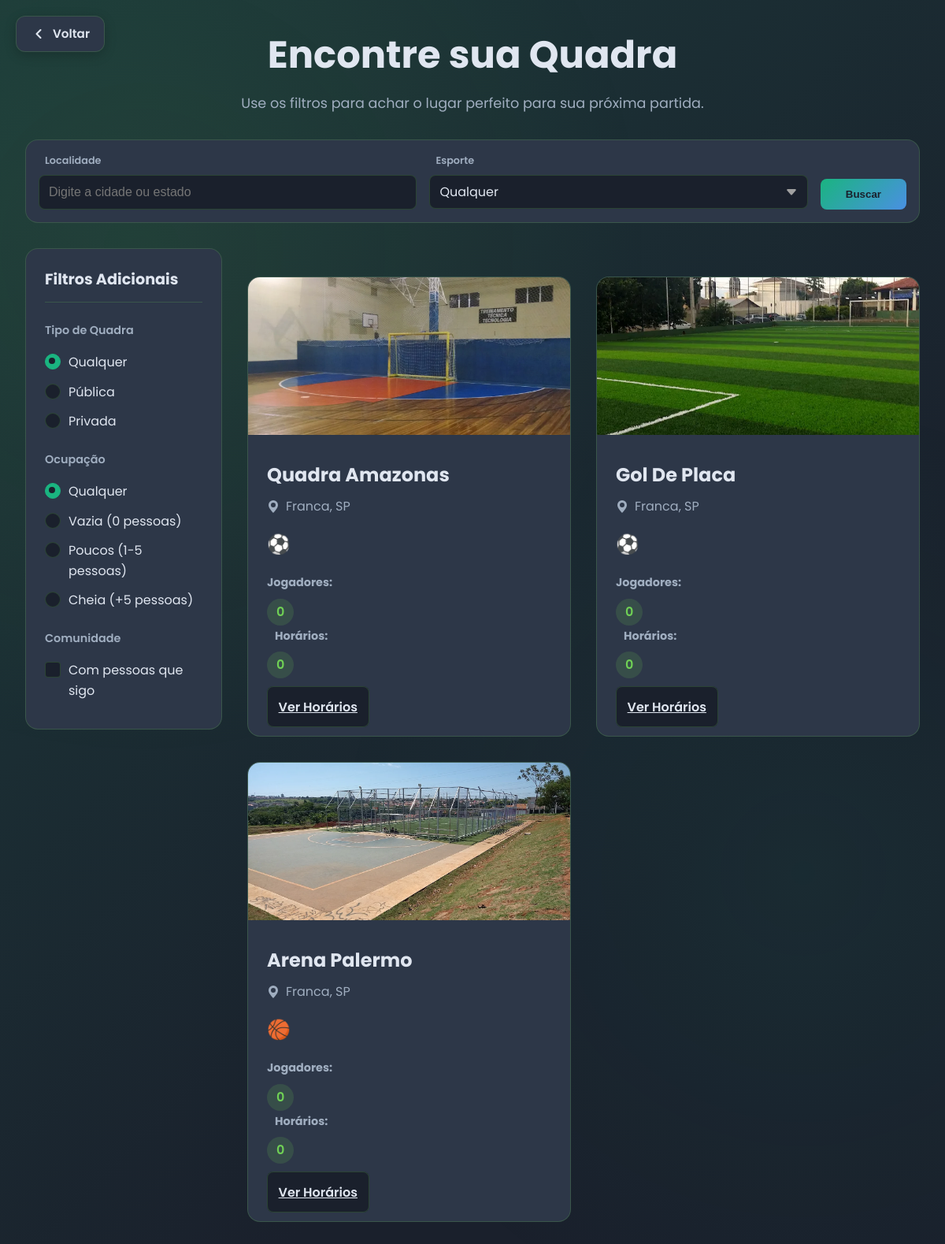
Page /explorar/ on the earlier database version.
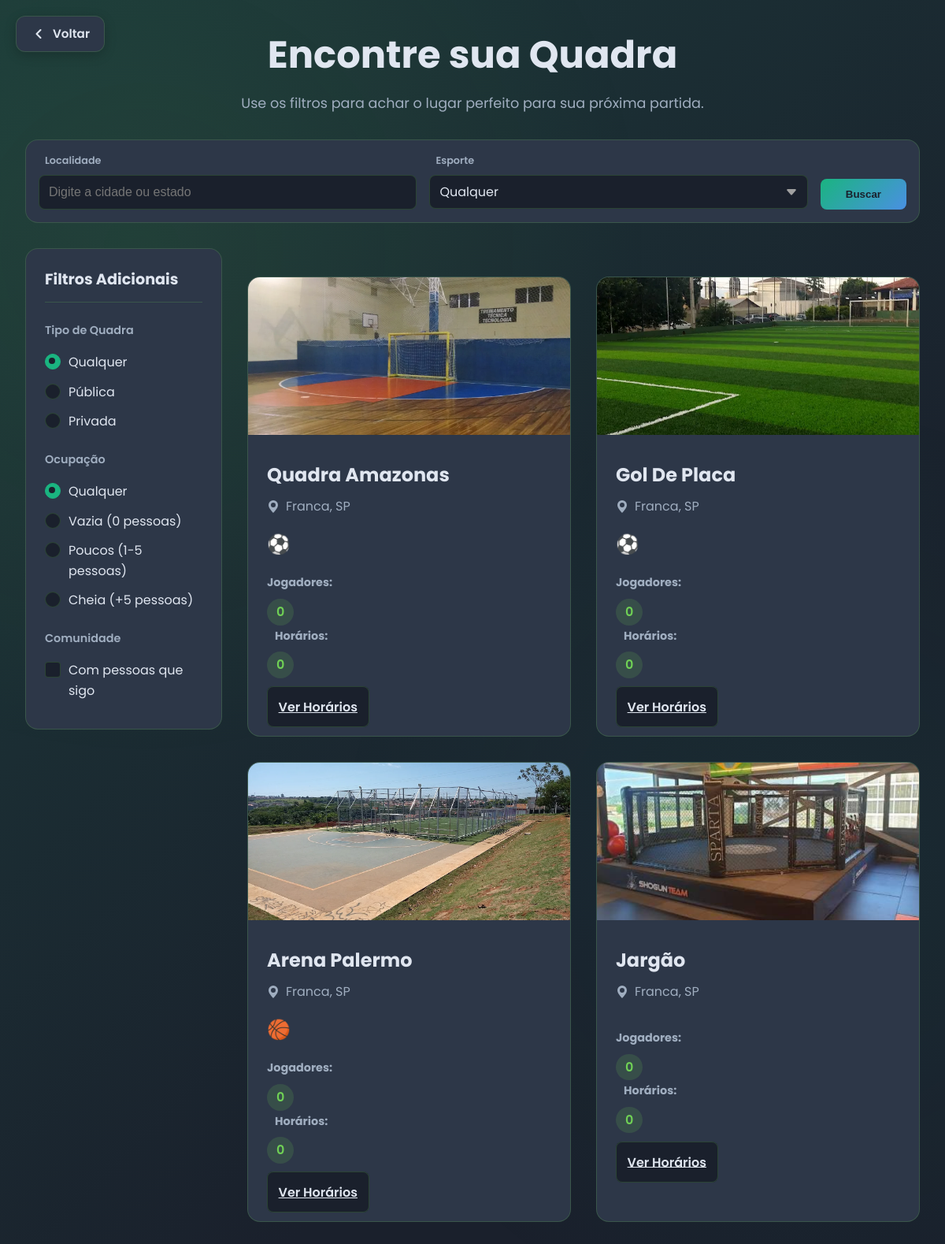
Same page on the later database version.
### core/models.py (models this page shows, shortened)
class Quadra(models.Model):
    nome = models.CharField(max_length=200)
    descricao = models.TextField(blank=True, null=True)
    localizacao = models.CharField(max_length=255, blank=True, null=True)
    cidade = models.CharField(max_length=100, blank=True, null=True)
    estado = models.CharField(max_length=50, blank=True, null=True)
    esporte = models.CharField(max_length=200, blank=True, null=True)
    foto = models.CharField(max_length=500, blank=True, null=True)
    class Meta:
        db_table = 'quadras'
        verbose_name = 'Quadra'
        verbose_name_plural = 'Quadras'
    @property
    def lista_esportes(self):
        if self.esporte:
            return [e.strip() for e in self.esporte.split(',')]
        return []

### core/views.py (the view)
# urls.py: path('explorar/', views.explorar, name='explorar'),
def explorar(request):
    localidade_busca = request.GET.get('localidade', '').strip()
    esporte_busca = request.GET.get('esporte', '').strip()
    tipo_busca = request.GET.get('tipo', '').strip()  # Captura privada / publica
    qs = Quadra.objects.all()
    if localidade_busca:
        qs = qs.filter(Q(cidade__icontains=localidade_busca) | Q(estado__icontains=localidade_busca))
    if esporte_busca and esporte_busca != 'Todos':
        qs = qs.filter(esporte__icontains=esporte_busca)
    if tipo_busca and tipo_busca != 'todos':
        qs = qs.filter(tipo__iexact=tipo_busca)  # Certifique-se de ter o campo 'tipo' no Model Quadra
    return render(request, 'explorar.html', {
        'quadras': qs,
        'localidade_busca': localidade_busca,
        'esporte_busca': esporte_busca,
        'tipo_busca': tipo_busca,  # Devolve para manter o select selecionado
    })

### templates/explorar.html (shortened to what this page needs)
<!DOCTYPE html>
<html lang="pt-br">
<head>
    {% load static %}
    <link rel="stylesheet" href="{% static 'css/base.css' %}">
    <link rel="stylesheet" href="{% static 'css/explorar_fullscreen.css' %}">
</head>
<body>
    <a href="{% url 'home' %}" class="back-button">
        <svg xmlns="http://www.w3.org/2000/svg" width="20" height="20" viewBox="0 0 24 24" fill="none" stroke="currentColor" stroke-width="2.5" stroke-linecap="round" stroke-linejoin="round"><polyline points="15 18 9 12 15 6"></polyline></svg>
        <span>Voltar</span>
    </a>
    <div class="content-container">
        <header class="explorar-header">
            <h1>Encontre sua Quadra</h1>
            <p>Use os filtros para achar o lugar perfeito para sua próxima partida.</p>
        </header>
        <form class="filter-panel" action="{% url 'explorar' %}" method="GET">
            <div class="filter-group">
                <label for="filtro-localidade">Localidade</label>
                <input type="text" name="localidade" id="filtro-localidade" placeholder="Digite a cidade ou estado" value="{{ localidade_busca }}">
            </div>
            <div class="filter-group">
                <label for="filtro-esporte">Esporte</label>
                <select id="filtro-esporte-js" name="esporte">
                    <option value="Todos" {% if esporte_busca == 'Todos' %}selected{% endif %}>Qualquer</option>
                </select>
            </div>
            <button class="filter-button" type="submit">Buscar</button>
        </form>
        <div class="explorar-container">
            <aside class="sidebar">
                <div class="sidebar-filters">
                    <h3>Filtros Adicionais</h3>
                    <div class="filter-section"><h4>Tipo de Quadra</h4><div class="custom-radio"><label for="tipo-qualquer">Qualquer</label></div><div class="custom-radio"><label for="tipo-publica">Pública</label></div><div class="custom-radio"><label for="tipo-privada">Privada</label></div></div>
                    <div class="filter-section"><h4>Ocupação</h4><div class="custom-radio"><label for="ocup-qualquer">Qualquer</label></div><div class="custom-radio"><label for="ocup-vazia">Vazia (0 pessoas)</label></div><div class="custom-radio"><label for="ocup-poucos">Poucos (1-5 pessoas)</label></div><div class="custom-radio"><label for="ocup-cheia">Cheia (+5 pessoas)</label></div></div>
                    <div class="filter-section"><h4>Comunidade</h4><div class="custom-checkbox"><input type="checkbox" id="filtro-seguindo"><label for="filtro-seguindo">Com pessoas que sigo</label></div></div>
                </div>
            </aside>
            <main class="main-content">
                <p id="status-busca" class="status-busca"></p>
                <div class="results-grid">
                    {% for quadra in quadras %}
                    <div class="court-card"
                         data-estado="{{ quadra.estado }}"
                         data-cidade="{{ quadra.cidade }}"
                         data-esportes="{{ quadra.lista_esportes|join:',' }}"
                         data-tipo="{{ quadra.tipo|default:"publica" }}"
                         data-ocupacao="{{ quadra.total_jogadores_agora|default:0 }}"
                         data-seguindo="{% if quadra.seguindo %}true{% else %}false{% endif %}">
                        <img src="{% static quadra.foto %}" alt="{{ quadra.nome }}">
                        <div class="card-details">
                            <h3>{{ quadra.nome }}</h3>
                            <p class="location"><svg xmlns="http://www.w3.org/2000/svg" width="16" height="16" fill="currentColor" viewBox="0 0 16 16"><path d="M8 16s6-5.686 6-10A6 6 0 0 0 2 6c0 4.314 6 10 6 10zm0-7a3 3 0 1 1 0-6 3 3 0 0 1 0 6z"/></svg> {{ quadra.cidade }}, {{ quadra.estado }}</p>
                            <div class="sports-icons">
                                {% if 'Futebol' in quadra.lista_esportes %}<span title="Futebol">⚽</span>{% endif %}
                                {% if 'Basquete' in quadra.lista_esportes %}<span title="Basquete">🏀</span>{% endif %}
                            </div>
                            <div class="schedule-info">
                                <strong>Jogadores:</strong>
                                <div class="time-slots">
                                    <span class="time-slot">{{ quadra.total_jogadores_agora|default:0 }}</span>
                                </div>
                                <strong style="margin-left: 10px;">Horários:</strong>
                                <div class="time-slots">
                                    <span class="time-slot">{{ quadra.total_horarios|default:0 }}</span>
                                </div>
                            </div>
                            <a href="{% url 'detalhes_quadra' quadra.id %}" class="details-btn">Ver Horários</a>
                        </div>
                    </div>
                    {% empty %}
                    <div id="sem-resultados" style="text-align: center; margin-top: 3rem; grid-column: 1 / -1; color: white;">
                        <h2>Nenhuma quadra encontrada</h2>
                        <p>Tente ajustar os filtros para encontrar mais resultados.</p>
                    </div>
                    {% endfor %}
                </div>
            </main>
        </div>
    </div>
</body>
</html>

### static/css/base.css (style rules this page uses)
:root { --dark-bg: #1A202C; --dark-bg-start: #21293a; --dark-bg-end: #1A202C; --card-bg: #2D3748; --dark-card-bg: #2D3748; --text-primary: #e0e6f0; --text-secondary: #a0aec0; --text-light: #ffffff; --text-dark: #1A202C; --header-bg-transparent: rgba(26, 32, 44, 0.6); --primary-green: #70d155; --secondary-green: #1ab480; --primary-blue: #4A90E2; --border-color: rgba(112, 209, 85, 0.2); --accent-color: #00A3FF; --shadow-color: rgba(112, 209, 85, 0.2); --hover-bg: rgba(112, 209, 85, 0.15); --header-gradient: none; --hero-gradient: radial-gradient(ellipse at 50% -50%, rgba(112, 209, 85, 0.1), transparent 80%); --font-main: 'Inter', -apple-system, BlinkMacSystemFont, 'Segoe UI', Roboto, sans-serif; --font-secondary: 'Roboto', sans-serif; --font-social: 'Segoe UI', Arial, sans-serif; }
* { margin: 0; padding: 0; box-sizing: border-box; }
body { font-family: var(--font-main); line-height: 1.6; color: var(--text-primary); background-color: var(--dark-bg); background-image: linear-gradient(135deg, var(--dark-bg-start) 0%, var(--dark-bg) 100%); background-attachment: fixed; transition: background-color 0.3s, color 0.3s; }

### templates/explorar.html (style rules this page uses)
.back-button { position: fixed; top: 20px; left: 20px; z-index: 1001; display: flex; align-items: center; gap: 8px; padding: 10px 18px; background-color: var(--dark-card-bg); color: var(--text-primary); border: 1px solid var(--border-color); border-radius: 12px; text-decoration: none; font-weight: 600; font-size: 0.95rem; backdrop-filter: blur(8px); transition: all 0.3s ease; box-shadow: 0 4px 15px rgba(0, 0, 0, 0.2); }
.back-button svg { transition: transform 0.3s ease; }

Differences in the rows shown:
added Quadra: foto (picture), nome "Jargão", cidade "Franca", estado "SP", total_jogadores_agora "0", total_horarios "0"
